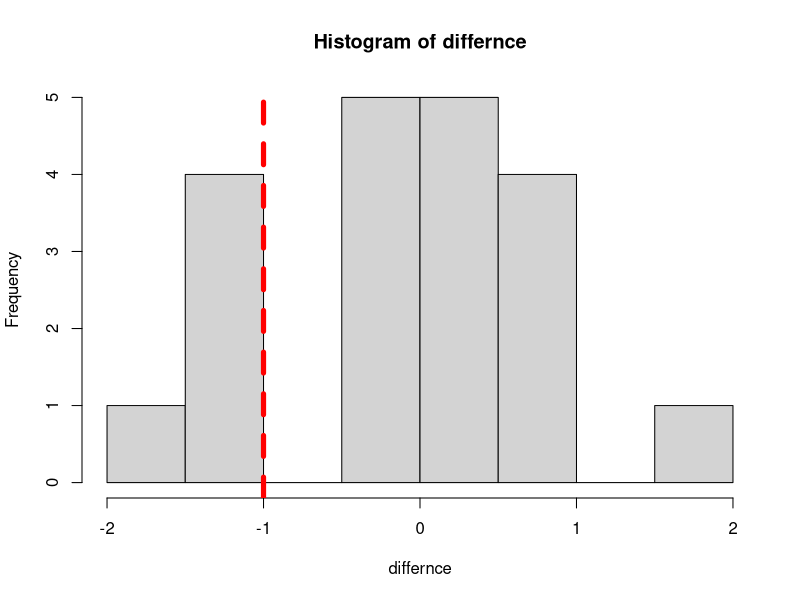

This chart was generated by the following R code:
## ---- chunk 1
library(gtools)
## ---- chunk 2
# Need `gtools` package
library(gtools)

# Obs from group A
Obs_A   <- c(1.0, 2.0, 3.0)

# Obs from group B
Obs_B   <- c(2.0, 3.0, 4.0)

# Compute the difference, d
Obs_difference <- mean(Obs_A) - mean(Obs_B)
print(Obs_difference)

# Given H0 is true, we assume that A and B are from the same population
# So the total possible groupings for A is C(6,3) 
Obs_all     <- c(Obs_A, Obs_B)
Groupings_A <- combinations(length(Obs_all), length(Obs_A), Obs_all, F)

# Show all possible groupings of A
print(Groupings_A)
## ---- chunk 3
# Make an empty list
differnce <- c()

# Loop all possible grouping methods for A
for(i in 1:dim(Groupings_A)[1]){
  
  # Mean of group A
  mean_A <- mean(Groupings_A[i,])
  
  # Mean of group B
  mean_B <- (sum(Obs_all)-sum(Groupings_A[i,]))/length(Obs_B)
  
  # Store difference
  differnce <- c(differnce, mean_A - mean_B)
}

# Show all possible differences
print(differnce)

# Plot all possible differences
hist(differnce)

# Add a vertical line
abline(v=Obs_difference, col="red", lwd=5, lty=2)
## ---- chunk 4

# Compute p-value
length( which(differnce <= Obs_difference) )/length(differnce)
